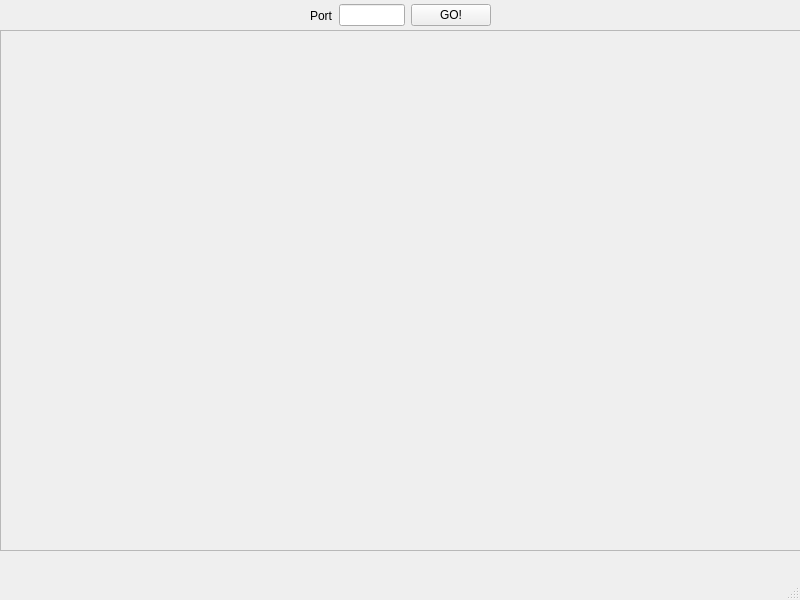
<?xml version="1.0" encoding="UTF-8"?>
<ui version="4.0">
 <class>MainWindow</class>
 <widget class="QMainWindow" name="MainWindow">
  <property name="geometry">
   <rect>
    <x>0</x>
    <y>0</y>
    <width>800</width>
    <height>600</height>
   </rect>
  </property>
  <property name="windowTitle">
   <string>MainWindow</string>
  </property>
  <widget class="QWidget" name="centralwidget">
   <widget class="QFrame" name="frame">
    <property name="geometry">
     <rect>
      <x>0</x>
      <y>30</y>
      <width>801</width>
      <height>521</height>
     </rect>
    </property>
    <property name="frameShape">
     <enum>QFrame::StyledPanel</enum>
    </property>
    <property name="frameShadow">
     <enum>QFrame::Raised</enum>
    </property>
   </widget>
   <widget class="QWidget" name="horizontalLayoutWidget">
    <property name="geometry">
     <rect>
      <x>310</x>
      <y>0</y>
      <width>181</width>
      <height>31</height>
     </rect>
    </property>
    <layout class="QHBoxLayout" name="horizontalLayout">
     <item>
      <widget class="QLabel" name="label">
       <property name="text">
        <string>Port</string>
       </property>
      </widget>
     </item>
     <item>
      <widget class="QLineEdit" name="lineEdit"/>
     </item>
     <item>
      <widget class="QPushButton" name="pushButton">
       <property name="text">
        <string>GO!</string>
       </property>
      </widget>
     </item>
    </layout>
   </widget>
  </widget>
  <widget class="QMenuBar" name="menubar">
   <property name="geometry">
    <rect>
     <x>0</x>
     <y>0</y>
     <width>800</width>
     <height>22</height>
    </rect>
   </property>
  </widget>
  <widget class="QStatusBar" name="statusbar"/>
 </widget>
 <resources/>
 <connections/>
</ui>
